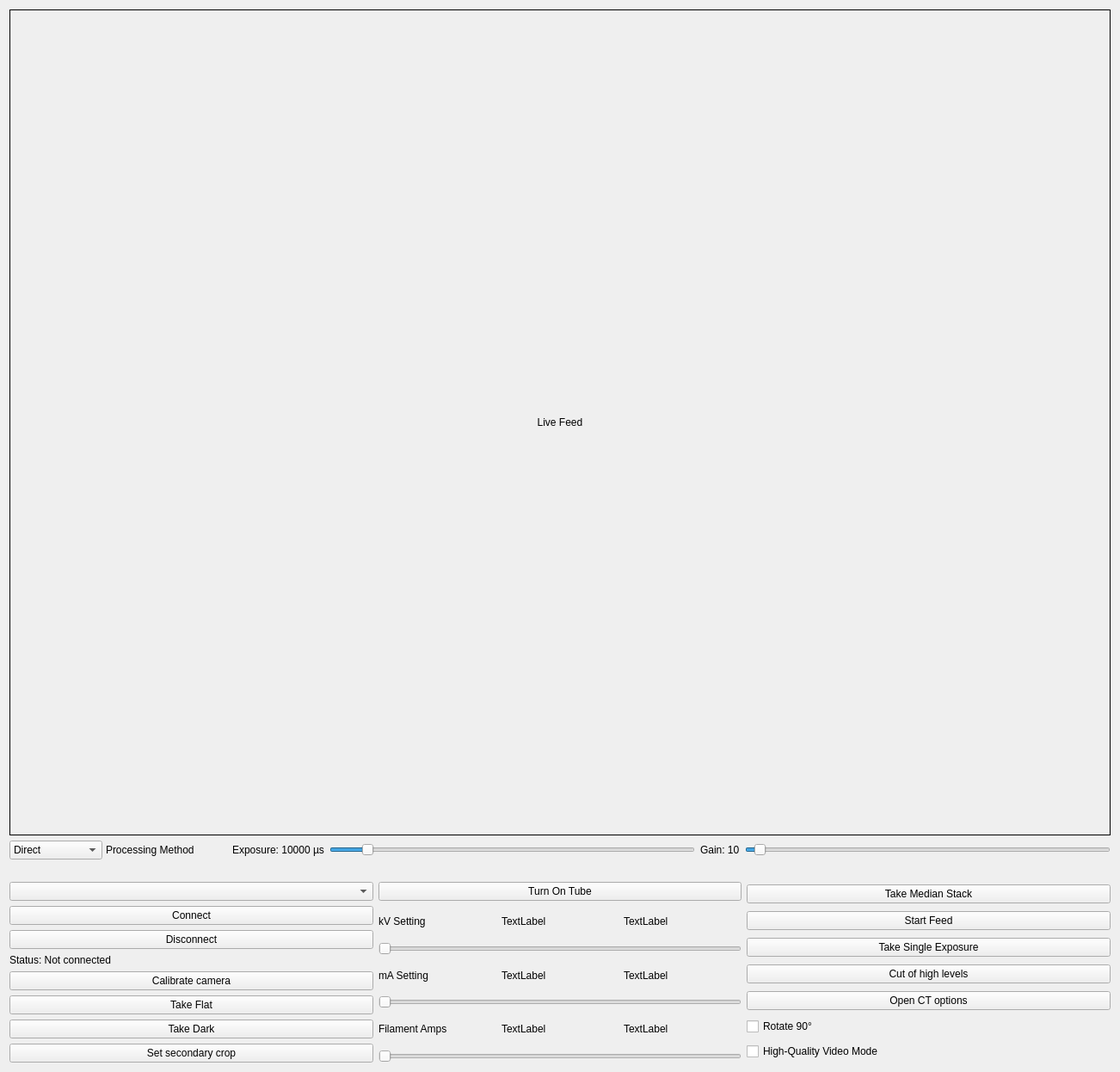
<?xml version="1.0" encoding="UTF-8"?>
<ui version="4.0">
 <class>MainWindow</class>
 <widget class="QMainWindow" name="MainWindow">
  <property name="geometry">
   <rect>
    <x>0</x>
    <y>0</y>
    <width>1292</width>
    <height>1208</height>
   </rect>
  </property>
  <property name="sizePolicy">
   <sizepolicy hsizetype="Fixed" vsizetype="Fixed">
    <horstretch>0</horstretch>
    <verstretch>0</verstretch>
   </sizepolicy>
  </property>
  <property name="windowTitle">
   <string>Fluro X-Ray CT</string>
  </property>
  <widget class="QWidget" name="centralwidget">
   <layout class="QVBoxLayout" name="main_layout">
    <item>
     <widget class="QLabel" name="live_feed_label">
      <property name="sizePolicy">
       <sizepolicy hsizetype="Maximum" vsizetype="Maximum">
        <horstretch>0</horstretch>
        <verstretch>0</verstretch>
       </sizepolicy>
      </property>
      <property name="minimumSize">
       <size>
        <width>1280</width>
        <height>960</height>
       </size>
      </property>
      <property name="maximumSize">
       <size>
        <width>3840</width>
        <height>2160</height>
       </size>
      </property>
      <property name="styleSheet">
       <string>border: 1px solid black;</string>
      </property>
      <property name="text">
       <string>Live Feed</string>
      </property>
      <property name="alignment">
       <set>Qt::AlignCenter</set>
      </property>
     </widget>
    </item>
    <item>
     <layout class="QHBoxLayout" name="horizontalLayout">
      <property name="spacing">
       <number>4</number>
      </property>
      <item>
       <widget class="QComboBox" name="processing_dropdown">
        <property name="sizePolicy">
         <sizepolicy hsizetype="Fixed" vsizetype="Fixed">
          <horstretch>0</horstretch>
          <verstretch>0</verstretch>
         </sizepolicy>
        </property>
        <item>
         <property name="text">
          <string>Direct</string>
         </property>
        </item>
        <item>
         <property name="text">
          <string>custom_range</string>
         </property>
        </item>
        <item>
         <property name="text">
          <string>Full Range</string>
         </property>
        </item>
        <item>
         <property name="text">
          <string>Contrast</string>
         </property>
        </item>
        <item>
         <property name="text">
          <string>Gamma</string>
         </property>
        </item>
        <item>
         <property name="text">
          <string>Histogram</string>
         </property>
        </item>
       </widget>
      </item>
      <item>
       <widget class="QLabel" name="processing_label">
        <property name="sizePolicy">
         <sizepolicy hsizetype="Preferred" vsizetype="Fixed">
          <horstretch>0</horstretch>
          <verstretch>0</verstretch>
         </sizepolicy>
        </property>
        <property name="text">
         <string>Processing Method            </string>
        </property>
       </widget>
      </item>
      <item>
       <layout class="QHBoxLayout" name="horizontalLayout_2">
        <item>
         <widget class="QLabel" name="exposure_label">
          <property name="sizePolicy">
           <sizepolicy hsizetype="Fixed" vsizetype="Fixed">
            <horstretch>0</horstretch>
            <verstretch>0</verstretch>
           </sizepolicy>
          </property>
          <property name="text">
           <string>Exposure: 10000 µs</string>
          </property>
         </widget>
        </item>
        <item>
         <widget class="QSlider" name="exposure_slider">
          <property name="minimum">
           <number>1000</number>
          </property>
          <property name="maximum">
           <number>1000000</number>
          </property>
          <property name="value">
           <number>10000</number>
          </property>
          <property name="orientation">
           <enum>Qt::Horizontal</enum>
          </property>
         </widget>
        </item>
        <item>
         <layout class="QHBoxLayout" name="horizontalLayout_3"/>
        </item>
        <item>
         <widget class="QLabel" name="gain_label">
          <property name="sizePolicy">
           <sizepolicy hsizetype="Preferred" vsizetype="Fixed">
            <horstretch>0</horstretch>
            <verstretch>0</verstretch>
           </sizepolicy>
          </property>
          <property name="text">
           <string>Gain: 10</string>
          </property>
         </widget>
        </item>
        <item>
         <widget class="QSlider" name="gain_slider">
          <property name="minimum">
           <number>0</number>
          </property>
          <property name="maximum">
           <number>400</number>
          </property>
          <property name="value">
           <number>10</number>
          </property>
          <property name="orientation">
           <enum>Qt::Horizontal</enum>
          </property>
         </widget>
        </item>
       </layout>
      </item>
     </layout>
    </item>
    <item>
     <spacer name="horizontalSpacer">
      <property name="orientation">
       <enum>Qt::Horizontal</enum>
      </property>
      <property name="sizeHint" stdset="0">
       <size>
        <width>40</width>
        <height>20</height>
       </size>
      </property>
     </spacer>
    </item>
    <item>
     <layout class="QHBoxLayout" name="controls_layout">
      <item>
       <layout class="QVBoxLayout" name="serial_layout">
        <item>
         <widget class="QComboBox" name="serial_dropdown"/>
        </item>
        <item>
         <widget class="QPushButton" name="connect_button">
          <property name="text">
           <string>Connect</string>
          </property>
         </widget>
        </item>
        <item>
         <widget class="QPushButton" name="disconnect_button">
          <property name="text">
           <string>Disconnect</string>
          </property>
         </widget>
        </item>
        <item>
         <widget class="QLabel" name="status_label">
          <property name="text">
           <string>Status: Not connected</string>
          </property>
         </widget>
        </item>
        <item>
         <widget class="QPushButton" name="cameraCalibration">
          <property name="text">
           <string>Calibrate camera</string>
          </property>
         </widget>
        </item>
        <item>
         <widget class="QPushButton" name="take_flat_button">
          <property name="text">
           <string>Take Flat</string>
          </property>
         </widget>
        </item>
        <item>
         <widget class="QPushButton" name="take_dark_button">
          <property name="text">
           <string>Take Dark</string>
          </property>
         </widget>
        </item>
        <item>
         <widget class="QPushButton" name="SecondaryCropbutton">
          <property name="text">
           <string>Set secondary crop</string>
          </property>
         </widget>
        </item>
       </layout>
      </item>
      <item>
       <layout class="QVBoxLayout" name="verticalLayout">
        <item>
         <widget class="QPushButton" name="StartXray">
          <property name="autoFillBackground">
           <bool>false</bool>
          </property>
          <property name="text">
           <string>Turn On Tube</string>
          </property>
         </widget>
        </item>
        <item>
         <layout class="QVBoxLayout" name="verticalLayout_2">
          <item>
           <layout class="QHBoxLayout" name="horizontalLayout_12">
            <item>
             <layout class="QHBoxLayout" name="horizontalLayout_15">
              <item>
               <widget class="QLabel" name="kv_setting_label">
                <property name="text">
                 <string>kV Setting</string>
                </property>
               </widget>
              </item>
             </layout>
            </item>
            <item>
             <widget class="QLabel" name="KVSetLabel">
              <property name="text">
               <string>TextLabel</string>
              </property>
             </widget>
            </item>
            <item>
             <widget class="QLabel" name="KVReadLabel">
              <property name="text">
               <string>TextLabel</string>
              </property>
             </widget>
            </item>
           </layout>
          </item>
         </layout>
        </item>
        <item>
         <widget class="QSlider" name="kv_setting_slider">
          <property name="sizePolicy">
           <sizepolicy hsizetype="Preferred" vsizetype="Fixed">
            <horstretch>0</horstretch>
            <verstretch>0</verstretch>
           </sizepolicy>
          </property>
          <property name="maximum">
           <number>50</number>
          </property>
          <property name="orientation">
           <enum>Qt::Horizontal</enum>
          </property>
         </widget>
        </item>
        <item>
         <layout class="QHBoxLayout" name="horizontalLayout_5">
          <item>
           <layout class="QHBoxLayout" name="horizontalLayout_16">
            <item>
             <widget class="QLabel" name="ma_setting_label">
              <property name="text">
               <string>mA Setting</string>
              </property>
             </widget>
            </item>
           </layout>
          </item>
          <item>
           <widget class="QLabel" name="MASetLabel">
            <property name="text">
             <string>TextLabel</string>
            </property>
           </widget>
          </item>
          <item>
           <widget class="QLabel" name="MAReadLabel">
            <property name="text">
             <string>TextLabel</string>
            </property>
           </widget>
          </item>
         </layout>
        </item>
        <item>
         <widget class="QSlider" name="ma_setting_slider">
          <property name="sizePolicy">
           <sizepolicy hsizetype="Preferred" vsizetype="Fixed">
            <horstretch>0</horstretch>
            <verstretch>0</verstretch>
           </sizepolicy>
          </property>
          <property name="maximum">
           <number>150</number>
          </property>
          <property name="orientation">
           <enum>Qt::Horizontal</enum>
          </property>
         </widget>
        </item>
        <item>
         <layout class="QHBoxLayout" name="horizontalLayout_4">
          <item>
           <layout class="QHBoxLayout" name="horizontalLayout_17">
            <item>
             <widget class="QLabel" name="filament_amps_label">
              <property name="text">
               <string>Filament Amps</string>
              </property>
             </widget>
            </item>
           </layout>
          </item>
          <item>
           <widget class="QLabel" name="AmpLimit">
            <property name="text">
             <string>TextLabel</string>
            </property>
           </widget>
          </item>
          <item>
           <widget class="QLabel" name="AmpRead">
            <property name="text">
             <string>TextLabel</string>
            </property>
           </widget>
          </item>
         </layout>
        </item>
        <item>
         <widget class="QSlider" name="filament_amps_slider">
          <property name="sizePolicy">
           <sizepolicy hsizetype="Preferred" vsizetype="Fixed">
            <horstretch>0</horstretch>
            <verstretch>0</verstretch>
           </sizepolicy>
          </property>
          <property name="maximum">
           <number>350</number>
          </property>
          <property name="orientation">
           <enum>Qt::Horizontal</enum>
          </property>
         </widget>
        </item>
       </layout>
      </item>
      <item>
       <layout class="QVBoxLayout" name="button_layout">
        <item>
         <widget class="QPushButton" name="median_stack_button">
          <property name="text">
           <string>Take Median Stack</string>
          </property>
         </widget>
        </item>
        <item>
         <widget class="QPushButton" name="start_feed_button">
          <property name="text">
           <string>Start Feed</string>
          </property>
         </widget>
        </item>
        <item>
         <widget class="QPushButton" name="take_exposure_button">
          <property name="text">
           <string>Take Single Exposure</string>
          </property>
         </widget>
        </item>
        <item>
         <widget class="QPushButton" name="cutOffHighlevel">
          <property name="text">
           <string>Cut of high levels</string>
          </property>
         </widget>
        </item>
        <item>
         <widget class="QPushButton" name="ct_scan_options">
          <property name="text">
           <string>Open CT options</string>
          </property>
         </widget>
        </item>
        <item>
         <widget class="QCheckBox" name="rotate_checkbox">
          <property name="text">
           <string>Rotate 90°</string>
          </property>
         </widget>
        </item>
        <item>
         <widget class="QCheckBox" name="high_quality_mode_checkbox">
          <property name="text">
           <string>High-Quality Video Mode</string>
          </property>
         </widget>
        </item>
       </layout>
      </item>
     </layout>
    </item>
   </layout>
  </widget>
 </widget>
 <layoutdefault spacing="6" margin="11"/>
 <resources/>
 <connections/>
</ui>
